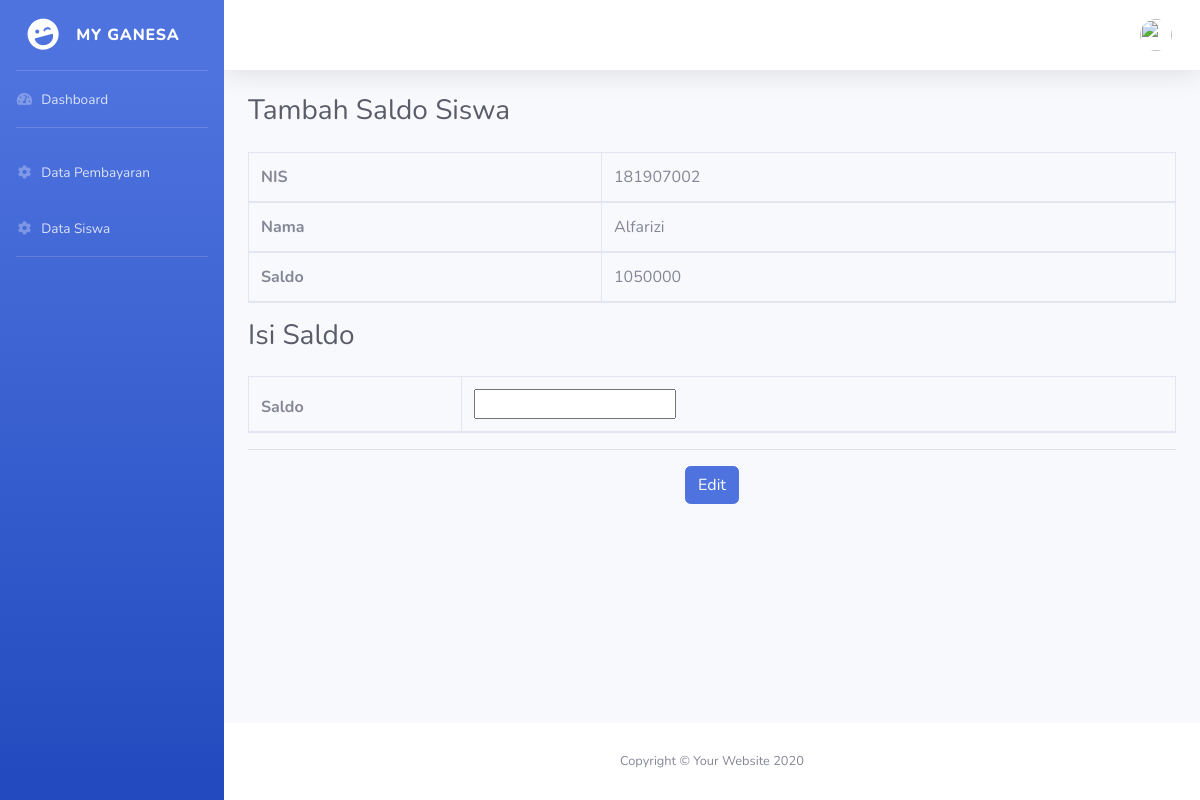
Page /keuangan/tambah_saldo.php?id=181907002 (signed in) on the committed database.
### tables this page shows
CREATE TABLE `siswa` (
  `nis` varchar(9) NOT NULL,
  `id_kelas` int(11) NOT NULL,
  `nama` varchar(30) NOT NULL,
  `tgl_lahir` date NOT NULL,
  `Agama` varchar(10) NOT NULL,
  `saldo` int(11) NOT NULL
);

### keuangan/tambah_saldo.php (the view, shortened to what this page needs)
<?php include 'header.php'; ?>
<!DOCTYPE html>
<html lang="en">
<head>
  <link href="../vendor/fontawesome-free/css/all.min.css" rel="stylesheet" type="text/css">
  <link href="../css/sb-admin-2.min.css" rel="stylesheet">
</head>
<body id="page-top">
  <div id="wrapper">
    <div id="content-wrapper" class="d-flex flex-column">
      <div id="content">
        <div class="container-fluid">
            <h1 class="h3 mb-4 text-gray-800">Tambah Saldo Siswa</h1>
            <?php
                $id = $_GET['id'];
                $sql = "select * from siswa where nis='$id'";
                $res = mysqli_query($link,$sql);
                $ketemu = mysqli_num_rows($res);
                if($ketemu){
                    while($data=mysqli_fetch_array($res)){ ?>
                        <form method="POST" action="proses_edit_siswa.php" name="fedit" onsubmit="return validasi()">
                            <div class="table-responsive">
                                <table class="table table-bordered" id="dataTable" width="50%" cellspacing="0">
                                    <thead>
                                        <tr><th>NIS</th> <td><?php echo "$data[nis]"; ?></td></tr>
                                        <tr><th>Nama</th> <td><?php echo "$data[nama]"; ?></td></tr>
                                        <tr><th>Saldo</th> <td><?php echo "$data[saldo]"; ?></td></tr>
                                    </thead>
                                </table>
                                <h2 class="h3 mb-4 text-gray-800">Isi Saldo</h2>
                                <table class="table table-bordered" id="dataTable" width="50%" cellspacing="0">
                                <thead>
                                    <tr><th>Saldo</th> <td><?php echo "<input type ='text' name='saldo' required autocomplete='off'>"; ?></td></tr>
                                </thead>
                                </table>
                                <hr><center><input type='submit' class="btn btn-primary" name='btn_submit' value='Edit'></center>
                            </div>
                        </form>
                    <?php
                    }
                }
            ?>
        </div>
      </div>
    </div>
  </div>
</body>
</html>

### rows in the picture
siswa: nis "181907002", nama "Alfarizi", saldo "1050000"
